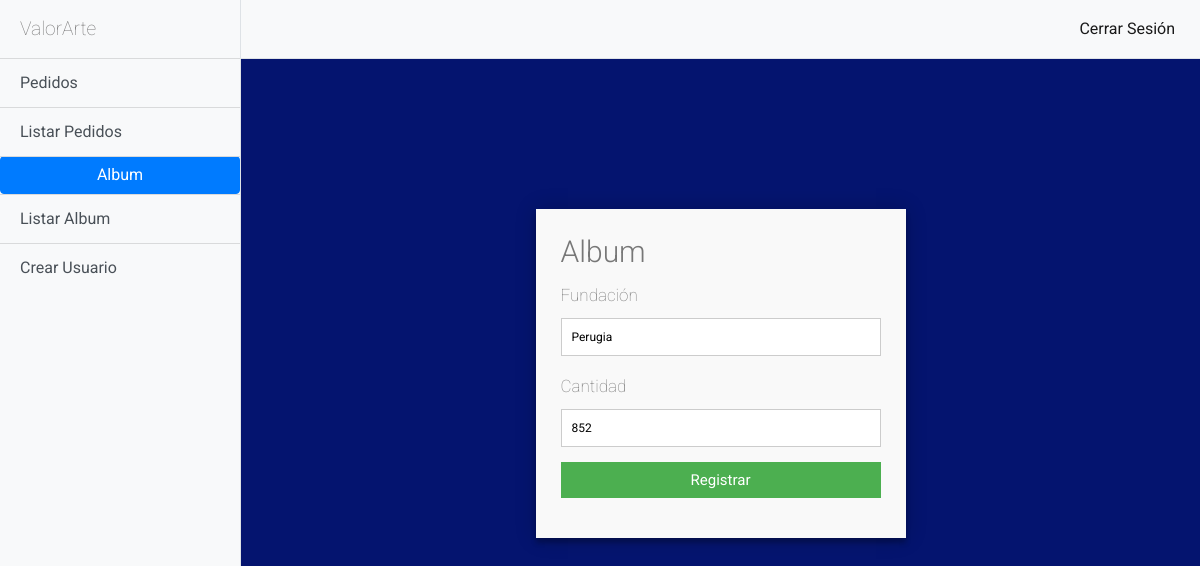
Page /album/editar/7/ (signed in) on the earlier database version.
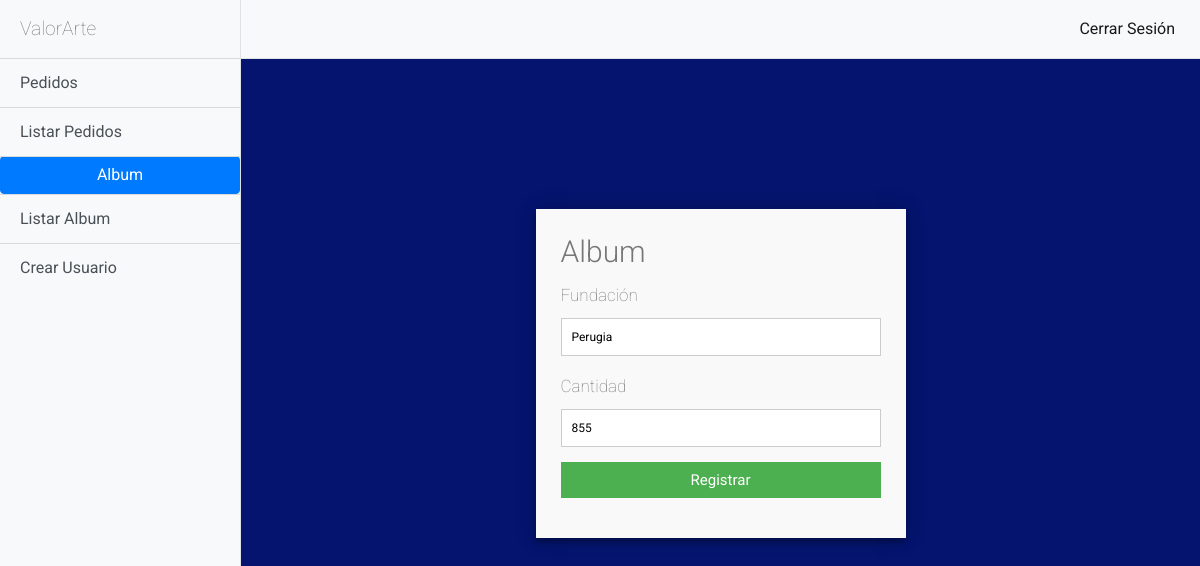
Same page on the later database version.
### album/models.py (models this page shows, shortened)
class Album(models.Model):
    fundacion = models.CharField(max_length=50)
    cantidad = models.IntegerField()

### album/views.py (the view)
# urls.py: url(r'^editar/(?P<pk>\d+)/$',login_required(AlbumUpdate.as_view()), name='album_editar'),
class AlbumUpdate(UpdateView):
    model = Album
    form_class = AlbumForm
    template_name = 'album/album_form.html'
    success_url = reverse_lazy('album:album_listar')

### album/forms.py
class AlbumForm(forms.ModelForm):
    class Meta:
        model = Album
        fields = [
            'fundacion',
            'cantidad',
        ]
        labels ={
            'fundacion': 'Fundacion',
            'cantidad': 'Cantidad',
        }
        widgets = {
            'fundacion': forms.TextInput(attrs={'class': 'form-control'}),
            'cantidad': forms.TextInput(attrs={'class': 'form-control'}),
        }

### templates/album/album_form.html (shortened to what this page needs)
{% extends 'base/base.html' %}
{% block navbar %}
    <div class="bg-light border-right" id="sidebar-wrapper">
        <div class="sidebar-heading"> ValorArte </div>
        <div class="list-group list-group-flush">
            <a href="{% url 'pedidos:pedidos_crear' %}" class="btn list-group-item list-group-item-action bg-light">Pedidos</a>
            <a href="{% url 'pedidos:pedidos_listar' %}" class="btn list-group-item list-group-item-action bg-light">Listar Pedidos</a>
          <button href="{% url 'album:album_crear' %}" class="btn btn-primary">
            Album
          </button>
          <a href="{% url 'album:album_listar' %}" class="btn list-group-item list-group-item-action bg-light">Listar Album</a>
          {% if user.is_staff %}
          <a href="{% url 'usuarios:registrar' %}" class="btn list-group-item list-group-item-action bg-light">Crear Usuario</a>
          {% endif %}
        </div>
      </div>
      <div id="page-content-wrapper">
        <nav class="navbar navbar-expand-lg navbar-light bg-light border-bottom">
          <div class="collapse navbar-collapse" id="navbarSupportedContent">
            <ul class="navbar-nav ml-auto mt-2 mt-lg-0">
              <li class="nav-item active">
                <a class="btn nav-link" href="{% url 'logout' %}">Cerrar Sesión <span class="sr-only">(current)</span></a>
            </ul>
          </div>
        </nav>
    {% endblock navbar %}
{% block content %}
<div class="container">
        <form id="contact" action="" method="post">
          <h3>Album</h3>
          <fieldset>
              <legend style="font-size:17px"> Fundación </legend>
                <input placeholder="" type="text" tabindex="1" value="{{album.fundacion}}" required autofocus name="fundacion">
              </fieldset>
              <fieldset>
                  <legend style="font-size:17px"> Cantidad </legend>
                    <input placeholder="" type="number" tabindex="1" value="{{album.cantidad}}" required autofocus name="cantidad">
              </fieldset>
          <fieldset>
            <button name="submit" type="submit" id="contact-submit" data-submit="...Sending">Registrar</button>
          </fieldset>
        </form>
      </div>
{% endblock content %}

Differences in the rows shown:
changed Album "Perugia": cantidad "852" → "855"
